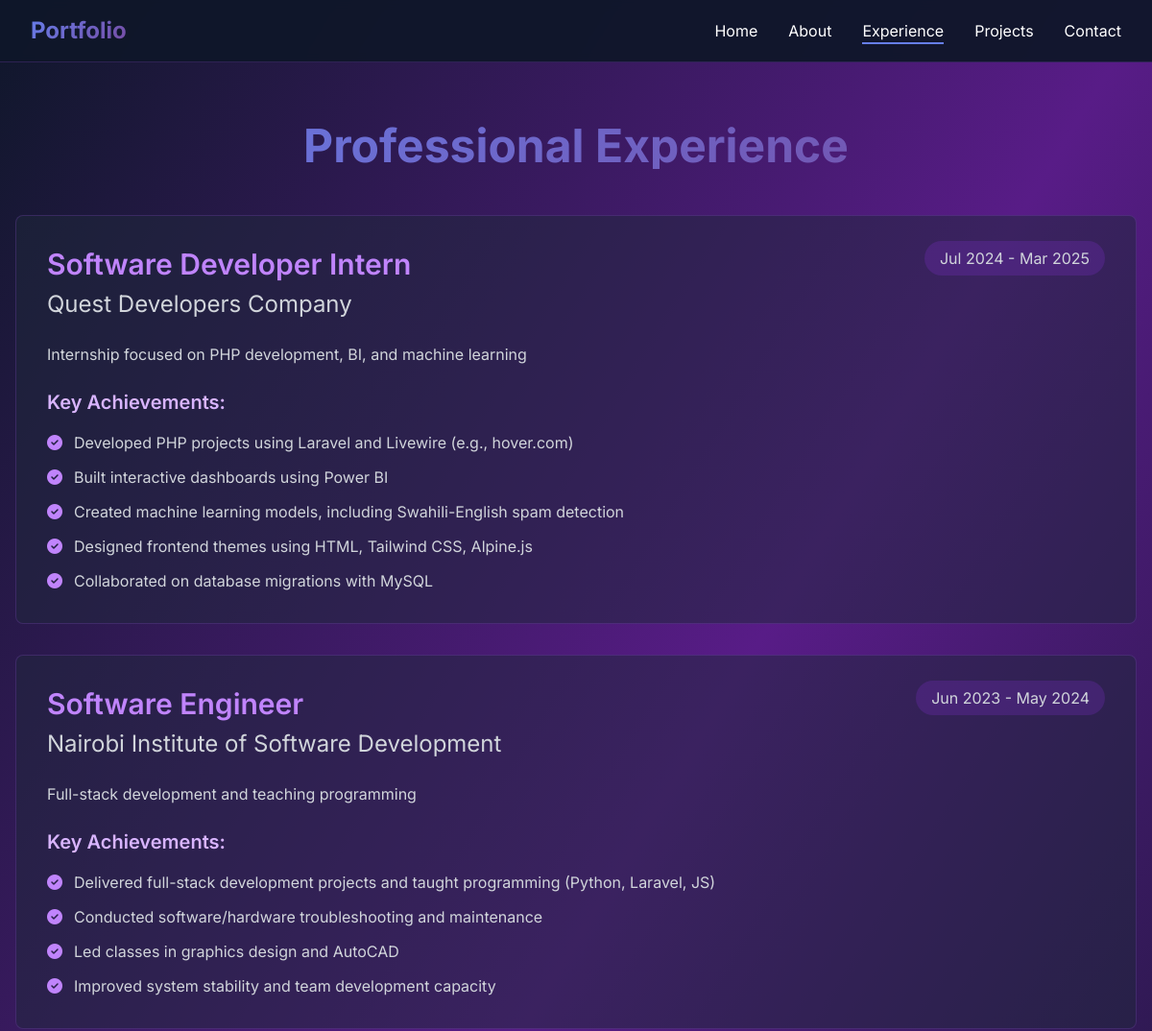
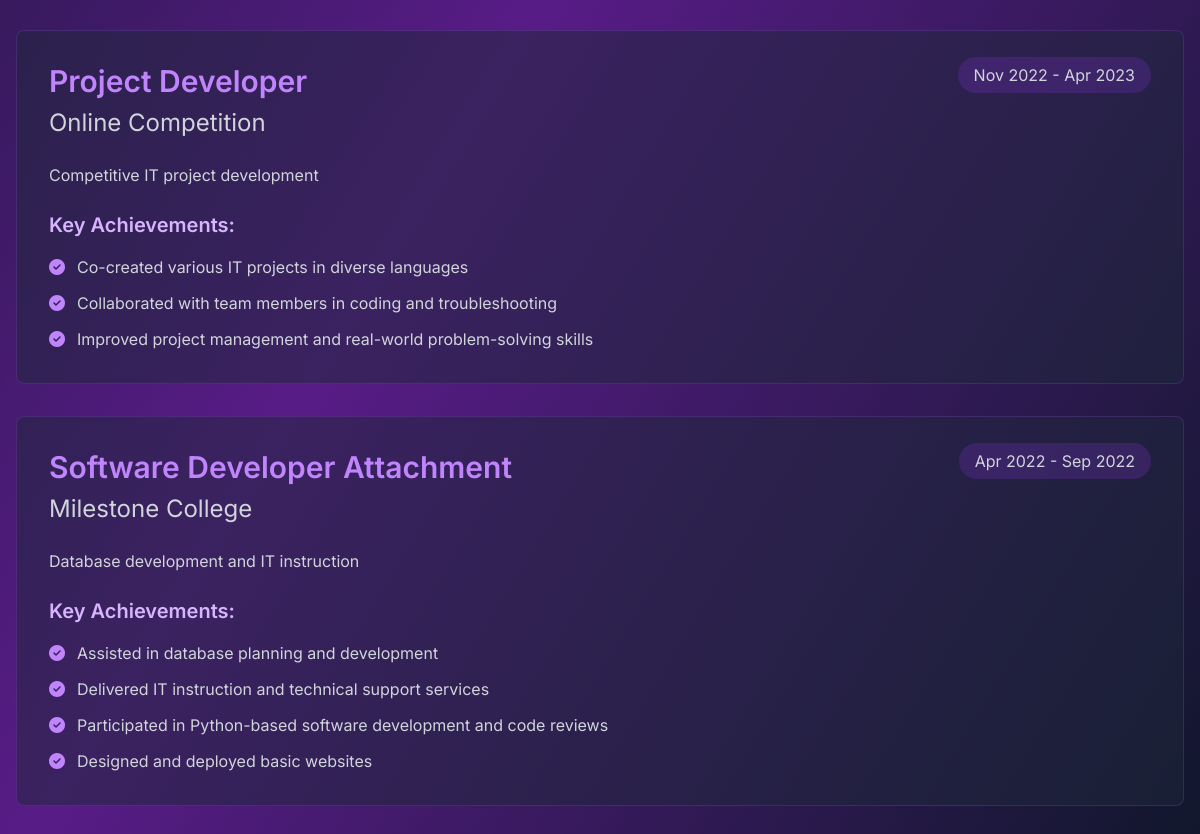
The app's page /experience/ with its own data (2 pictures, top to bottom).
### portfolio/models.py (models this page shows, shortened)
class Experience(models.Model):
    title = models.CharField(max_length=200)
    company = models.CharField(max_length=200)
    location = models.CharField(max_length=100, blank=True)
    start_date = models.DateField()
    end_date = models.DateField(null=True, blank=True)
    description = models.TextField()
    currently_working = models.BooleanField(default=False)
    created_at = models.DateTimeField(auto_now_add=True)
    class Meta:
        ordering = ['-start_date']
        verbose_name = 'Experience'
        verbose_name_plural = 'Experiences'
    @property
    def duration(self):
        end = 'Present' if self.currently_working else self.end_date.strftime('%b %Y')
        return f"{self.start_date.strftime('%b %Y')} - {end}"

class Achievement(models.Model):
    experience = models.ForeignKey(
        Experience,
        on_delete=models.CASCADE,
        related_name='achievements'
    )
    description = models.TextField()
    order = models.IntegerField(default=0)
    class Meta:
        ordering = ['order']
        verbose_name = 'Achievement'
        verbose_name_plural = 'Achievements'

### portfolio/views.py (the view)
# urls.py: path('experience/', views.experience_list, name='experience'),
def experience_list(request):
    experiences = Experience.objects.all()
    context = {
        'experiences': experiences,
    }
    return render(request, 'portfolio/experience.html', context)

### portfolio/templates/portfolio/experience.html (shortened to what this page needs)
{% extends 'portfolio/base.html' %}
{% block content %}
<section class="pt-32 pb-20 px-4">
    <div class="max-w-7xl mx-auto">
        <h1 class="text-5xl font-bold mb-12 text-center gradient-text">Professional Experience</h1>
        <div class="space-y-8">
            {% for exp in experiences %}
            <div class="bg-slate-800/50 p-8 rounded-lg border border-purple-500/20 card-hover">
                <div class="flex flex-col md:flex-row md:justify-between md:items-start mb-6">
                    <div class="flex-1">
                        <h3 class="text-3xl font-semibold text-purple-400 mb-2">{{ exp.title }}</h3>
                        <p class="text-2xl text-gray-300">{{ exp.company }}</p>
                    </div>
                    <div class="mt-4 md:mt-0">
                        <span class="bg-purple-600/20 px-4 py-2 rounded-full text-gray-300">
                            {{ exp.duration }}
                        </span>
                    </div>
                </div>
                <p class="text-gray-300 mb-6">{{ exp.description }}</p>
                <h4 class="text-xl font-semibold mb-4 text-purple-300">Key Achievements:</h4>
                <ul class="space-y-3">
                    {% for achievement in exp.achievements.all %}
                    <li class="text-gray-300 flex items-start">
                        <i class="fas fa-check-circle text-purple-400 mr-3 mt-1"></i>
                        <span>{{ achievement.description }}</span>
                    </li>
                    {% endfor %}
                </ul>
            </div>
            {% endfor %}
        </div>
    </div>
</section>
{% endblock %}

### portfolio/templates/portfolio/base.html (style rules this page uses)
body { font-family: 'Inter', sans-serif; }
html { scroll-behavior: smooth; }
.gradient-text { background: linear-gradient(135deg, #667eea 0%, #764ba2 100%); -webkit-background-clip: text; -webkit-text-fill-color: transparent; background-clip: text; }
.card-hover { transition: all 0.3s ease; }

### records on screen
Experience: title "Software Developer Intern", company "Quest Developers Company", duration "Jul 2024 - Mar 2025", description "Internship focused on PHP development, BI, and machine learning"
Achievement: description "Developed PHP projects using Laravel and Livewire (e.g., hover.com)"
Achievement: description "Built interactive dashboards using Power BI"
Achievement: description "Created machine learning models, including Swahili-English spam detection"
Achievement: description "Designed frontend themes using HTML, Tailwind CSS, Alpine.js"
Achievement: description "Collaborated on database migrations with MySQL"
Experience: title "Software Engineer", company "Nairobi Institute of Software Development", duration "Jun 2023 - May 2024", description "Full-stack development and teaching programming"
Achievement: description "Delivered full-stack development projects and taught programming (Python, Laravel, JS)"
Achievement: description "Conducted software/hardware troubleshooting and maintenance"
Achievement: description "Led classes in graphics design and AutoCAD"
Achievement: description "Improved system stability and team development capacity"
Experience: title "Project Developer", company "Online Competition", duration "Nov 2022 - Apr 2023", description "Competitive IT project development"
Achievement: description "Co-created various IT projects in diverse languages"
Achievement: description "Collaborated with team members in coding and troubleshooting"
Achievement: description "Improved project management and real-world problem-solving skills"
Experience: title "Software Developer Attachment", company "Milestone College", duration "Apr 2022 - Sep 2022", description "Database development and IT instruction"
Achievement: description "Assisted in database planning and development"
Achievement: description "Delivered IT instruction and technical support services"
Achievement: description "Participated in Python-based software development and code reviews"
Achievement: description "Designed and deployed basic websites"

### other values on screen
{{ site_profile.name|truncatewords:2|default:"Portfolio" }} "Portfolio"
